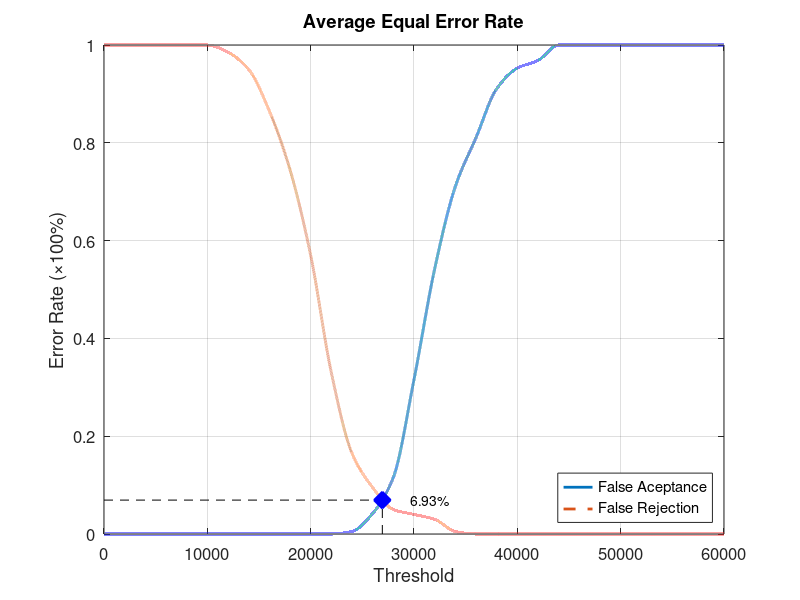
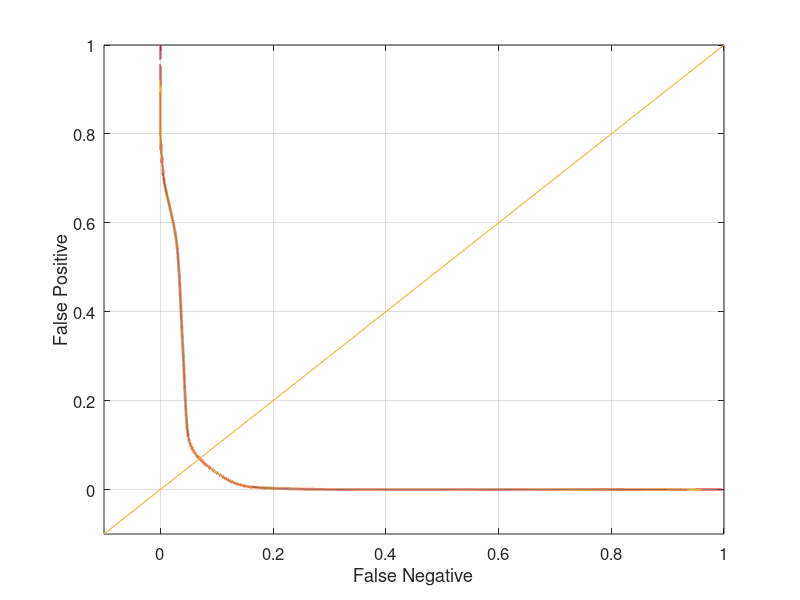

Source code (MATLAB) for these figures, in order:
function yEER = Database2_1
close all;
clear;
clc;
x = 0:2000:60000;
xq = 0:0.5:60000;

y0 = [0 0 0 0 0 0 0 0 0 0 0 0 0.00526316 0.0421053 0.115789 0.315789 0.542105 0.710526 0.810526 0.910526 0.952632 0.968421 1 1 1 1 1 1 1 1 1];
yy0 = interp1(x, y0, xq, 'pchip');
y1 = [1 1 1 1 1 1 0.985 0.95 0.865 0.745 0.57 0.33 0.165 0.095 0.05 0.04 0.03 0.005 0 0 0 0 0 0 0 0 0 0 0 0 0];
yy1 = interp1(x, y1, xq, 'pchip');

% Calculating EER: 
y2 = abs(y0 - y1);
find(y2 == min(y2))
yy2 = abs(yy0 - yy1);
xEER = find(yy2 == min(yy2));
xEERIndex = xq(xEER) % X-axis EER
yEER = yy0(xEER) % Y-axis EER

main = figure
plot(xq, yy0,'-','LineWidth', 2);	hold on
plot(xq, yy1,'--','LineWidth', 2);	hold on
plot([xEERIndex xEERIndex], [0 yEER], 'k--');	hold on
plot([0 xEERIndex], [yEER yEER], 'k--');	hold on
plot(xEERIndex, yEER, 'bx', 'LineWidth', 10);	hold on
text(xEERIndex + 10 * xEERIndex / 100, yEER, [num2str(round((10000 * yEER)) / 100) '%'])
legend('False Aceptance', 'False Rejection', 'Location', 'SouthEast')
xlabel('Threshold')
ylabel('Error Rate (\times100%)')
title('Average Equal Error Rate')
set(gca, 'FontSize', 12)
axis([0 60000 0 1])
grid on

print(main, 'Database2_1Main', '-dpng');
FNRxFPR = figure('Color', [1 1 1]);
plot(yy1, yy0, '-', yy1, yy0, 'LineWidth', 2);
hold on
y = -0.1:0.1:1
plot(y, y); 
set(gca, 'FontSize', 12)
xlabel('False Negative')
ylabel('False Positive')
axis([-0.1 1 -0.1 1])
set(gca, 'FontSize', 12)
grid on

print(FNRxFPR, 'Database2_1FNRxFPR','-dpng');
end
